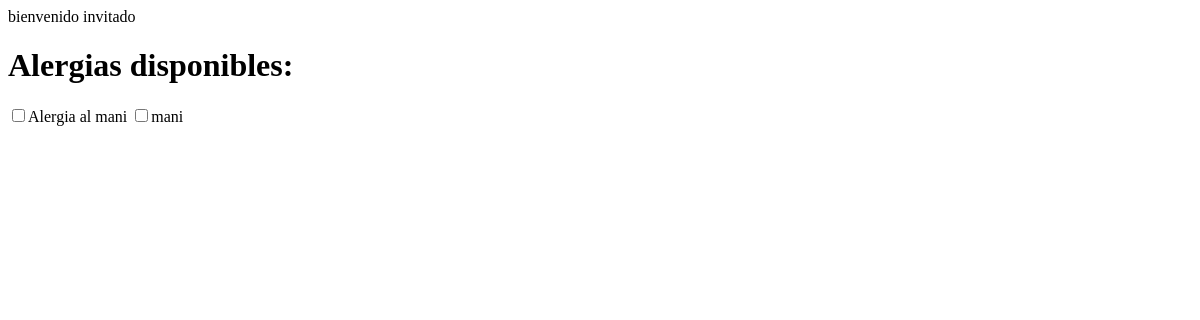
Before: /home/ with the older database file.
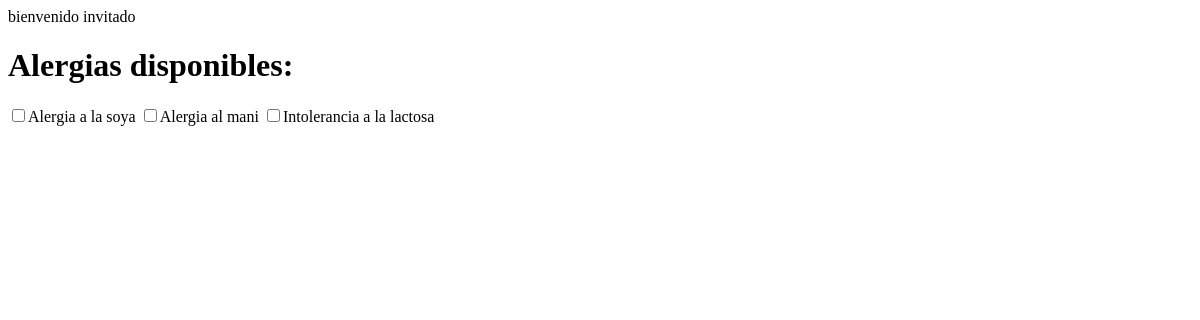
After: the same page with the newer database file.
### miapp/models.py (models this page shows, shortened)
class Allergy(models.Model):
    name = models.CharField(max_length=100)
    users = models.ManyToManyField(User, blank=True)
    ingredients = models.ManyToManyField(Ingredient, blank=False)
    class Meta:
        ordering = ["name"]

### miapp/views.py (the view)
# urls.py: 2. Add a URL to urlpatterns:  path('', views.home, name='home')
def home(request):
    if request.user.is_authenticated:
        user = User.objects.get(id=request.user.id)
        list = user.allergy_set.all()
    else:
        list = Allergy.objects.all()
    return render(request, 'home.html', {"list": list})

### templates/home.html (shortened to what this page needs)
{% if user.is_authenticated %}
Bienvenido {{user.username}}
<h3>{{user.username}}</h3>
<ul>
    <li>
        <a href="{% url "perfil" %}">Configuracion</a>
    </li>
    <li>
        <a href="{% url "logout" %}">Salir</a>
    </li>
</ul>
<h2>Tus alergias</h2>
<ul>
    {% for allergy in list %}
    <li>{{allergy.name}}</li>
    {% endfor %}
</ul>
{% else %}
<h1>Alergias disponibles:</h1>
<form action="">
    {% for allergy in list %}
    <label><input type="checkbox">{{allergy.name}}</label>
    {% endfor %}
</form>
{% endif %}

Changed rows visible on the page:
changed Allergy: name "mani" → "Alergia a la soya"; moves up the list
added Allergy: name "Intolerancia a la lactosa"
